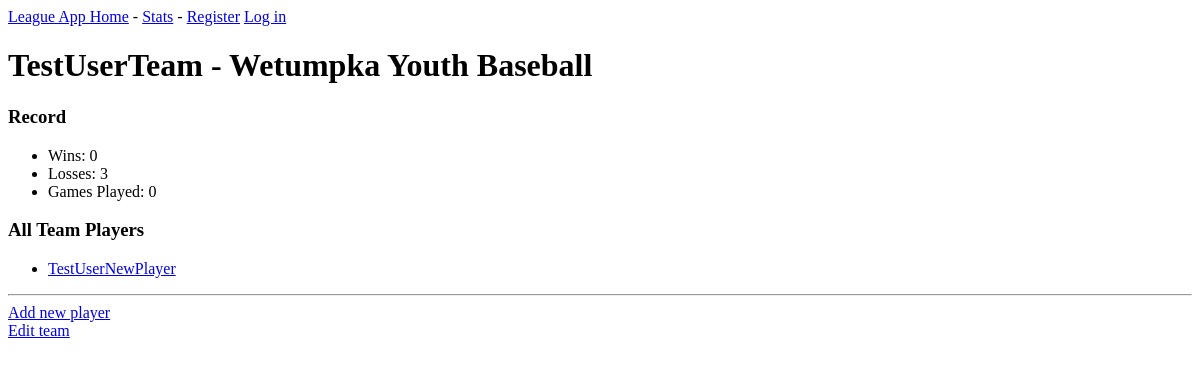
Before: /team/17 with the older database file.
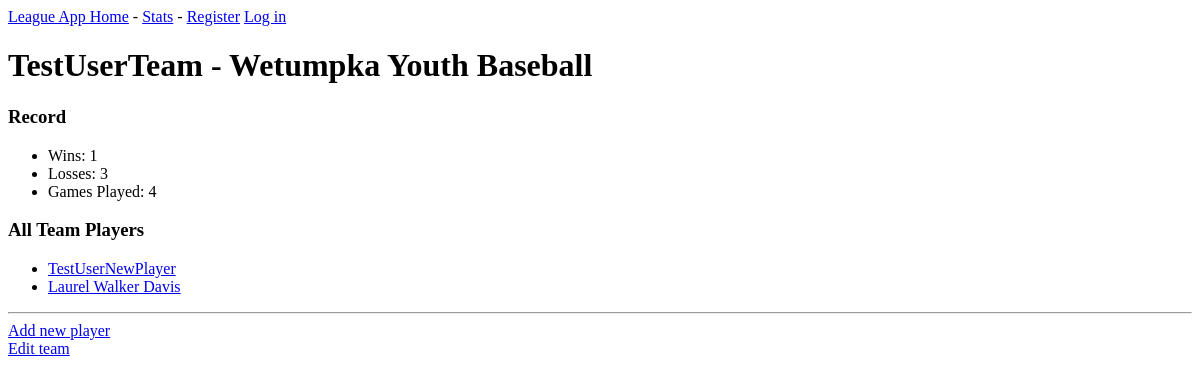
After: the same page with the newer database file.
### League_App/models.py (models this page shows, shortened)
class Team(models.Model):
    team_name = models.CharField(max_length=200, default="My Team")
    owner = models.ForeignKey(User, on_delete=models.CASCADE)
    league = models.ForeignKey(League, related_name='league', default=None, on_delete=models.CASCADE)
    wins = models.IntegerField(default=0)
    losses = models.IntegerField(default=0)
    games_played = models.IntegerField(default=0)
    class Meta:
        verbose_name_plural = 'teams'

class Player(models.Model):
    last_name = models.CharField(max_length=200, default=None)
    full_name = models.CharField(max_length=200, default=None)
    owner = models.ForeignKey(User, on_delete=models.CASCADE)
    team = models.ForeignKey(Team, related_name='team', default=None, on_delete=models.CASCADE)
    hits = models.IntegerField(default=0)
    singles = models.IntegerField(default=0)
    doubles = models.IntegerField(default=0)
    triples = models.IntegerField(default=0)
    at_bats = models.IntegerField(default=0)
    home_runs = models.IntegerField(default=0)
    putouts = models.IntegerField(default=0)
    assists = models.IntegerField(default=0)
    chances = models.IntegerField(default=0)
    DisplayFields = ['id', 'full_name', 'batting_average', 'fielding_percentage']
    class Meta:
        verbose_name_plural = 'players'

class League(models.Model):
    league_name = models.CharField(max_length=200, default="My League")

### League_App/views.py (the view)
# urls.py: path('team/<int:team_id>', views.team, name='team'),
def team(request, team_id):
    team_obj = Team.objects.get(id=team_id)
    team_players = Player.objects.filter(team_id=team_id)
    context = {'team': team_obj,
               'team_players': team_players}
    return render(request, 'League_App/team.html', context)

### League_App/templates/League_App/team.html
{% extends "League_App/base.html" %}
{% block content %}
    <h1>{{ team.team_name }} - {{ team.league.league_name }}</h1>
    <h3>Record</h3>
    <ul>
        <li>Wins: {{ team.wins }}</li>
        <li>Losses: {{ team.losses }}</li>
        <li>Games Played: {{ team.games_played }}</li>
    </ul>
    <h3>All Team Players</h3>
    <ul>
        {% for player in team_players %}
            <li>
                <a href="{% url 'League_App:player' player.id %}">{{ player.full_name }}</a>
            </li>
        {% empty %}
            <li> No players have been added yet.</li>
        {% endfor %}
    </ul>
    <hr/>
    <a href="{% url 'League_App:new_player' team.id%}">Add new player</a><br>
    <a href="{% url 'League_App:edit_team' team.id%}">Edit team</a>
{%  endblock content %}

Changed rows visible on the page:
changed Team "TestUserTeam": wins "0" → "1"; games_played "0" → "4"
added Player: full_name "Laurel Walker Davis"
